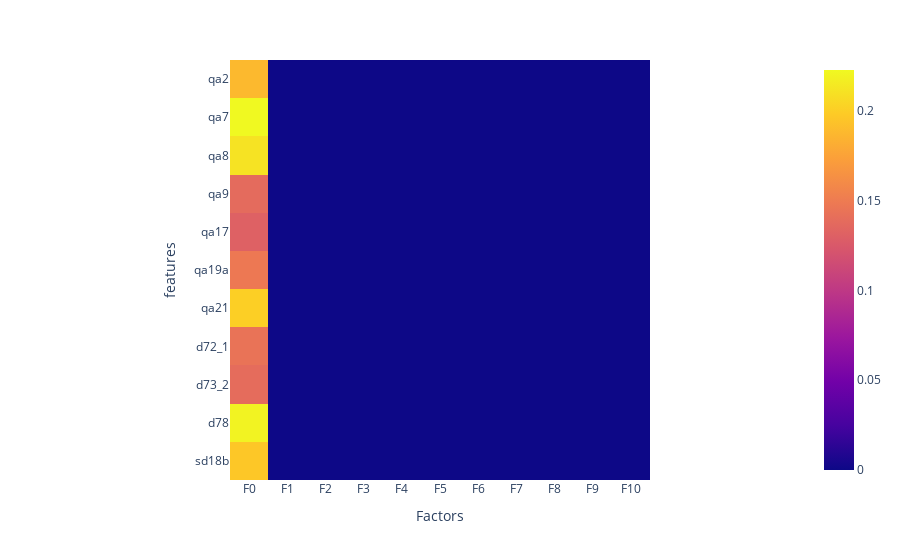

Write notebook code for a chart like this one.
### Code cell
output = pd.DataFrame(fa.components_.T, index=data_norm.columns, columns=['F'+str(i) for i in range(len(fa.components_))])
px.imshow(output, labels=dict(x="Factors", y="features"))

### Figure 1 — Plotly figure (JSON) as saved in the notebook; plotly's stock layout.template omitted (floating-point values rounded to 4 significant figures)
{"data": [{"coloraxis": "coloraxis", "hovertemplate": "Factors: %{x}<br>features: %{y}<br>color: %{z}<extra></extra>", "name": "0", "type": "heatmap", "x": ["F0", "F1", "F2", "F3", "F4", "F5", "F6", "F7", "F8", "F9", "F10"], "xaxis": "x", "y": ["qa2", "qa7", "qa8", "qa9", "qa17", "qa19a", "qa21", "d72_1", "d73_2", "d78", "sd18b"], "yaxis": "y", "z": [[0.1881, 0, 0, 0, 0, 0, 0, 0, 0, 0, 0], [0.2227, 0, 0, 0, 0, 0, 0, 0, 0, 0, 0], [0.2108, 0, 0, 0, 0, 0, 0, 0, 0, 0, 0], [0.138, 0, 0, 0, 0, 0, 0, 0, 0, 0, 0], [0.1307, 0, 0, 0, 0, 0, 0, 0, 0, 0, 0], [0.1479, 0, 0, 0, 0, 0, 0, 0, 0, 0, 0], [0.2005, 0, 0, 0, 0, 0, 0, 0, 0, 0, 0], [0.1442, 0, 0, 0, 0, 0, 0, 0, 0, 0, 0], [0.1388, 0, 0, 0, 0, 0, 0, 0, 0, 0, 0], [0.2196, 0, 0, 0, 0, 0, 0, 0, 0, 0, 0], [0.1962, 0, 0, 0, 0, 0, 0, 0, 0, 0, 0]]}], "layout": {"coloraxis": {"colorscale": [[0, "#0d0887"], [0.1111, "#46039f"], [0.2222, "#7201a8"], [0.3333, "#9c179e"], [0.4444, "#bd3786"], [0.5556, "#d8576b"], [0.6667, "#ed7953"], [0.7778, "#fb9f3a"], [0.8889, "#fdca26"], [1, "#f0f921"]]}, "margin": {"t": 60}, "xaxis": {"anchor": "y", "constrain": "domain", "domain": [0, 1], "scaleanchor": "y", "title": {"text": "Factors"}}, "yaxis": {"anchor": "x", "autorange": "reversed", "constrain": "domain", "domain": [0, 1], "title": {"text": "features"}}}}
